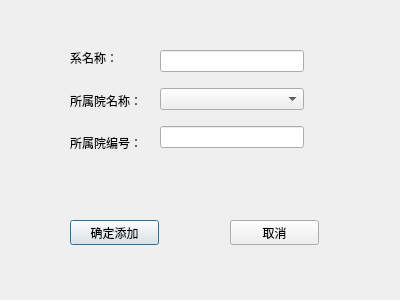
<?xml version="1.0" encoding="UTF-8"?>
<ui version="4.0">
 <class>AddFacultyDialog</class>
 <widget class="QDialog" name="AddFacultyDialog">
  <property name="geometry">
   <rect>
    <x>0</x>
    <y>0</y>
    <width>400</width>
    <height>300</height>
   </rect>
  </property>
  <property name="windowTitle">
   <string>添加系</string>
  </property>
  <widget class="QPushButton" name="BtnComfirmAdd">
   <property name="geometry">
    <rect>
     <x>70</x>
     <y>220</y>
     <width>89</width>
     <height>25</height>
    </rect>
   </property>
   <property name="text">
    <string>确定添加</string>
   </property>
  </widget>
  <widget class="QPushButton" name="BtnCancel">
   <property name="geometry">
    <rect>
     <x>230</x>
     <y>220</y>
     <width>89</width>
     <height>25</height>
    </rect>
   </property>
   <property name="text">
    <string>取消</string>
   </property>
  </widget>
  <widget class="QWidget" name="">
   <property name="geometry">
    <rect>
     <x>70</x>
     <y>40</y>
     <width>92</width>
     <height>121</height>
    </rect>
   </property>
   <layout class="QVBoxLayout" name="verticalLayout">
    <item>
     <widget class="QLabel" name="label">
      <property name="text">
       <string>系名称：</string>
      </property>
     </widget>
    </item>
    <item>
     <widget class="QLabel" name="label_2">
      <property name="text">
       <string>所属院名称：</string>
      </property>
     </widget>
    </item>
    <item>
     <widget class="QLabel" name="label_3">
      <property name="text">
       <string>所属院编号：</string>
      </property>
     </widget>
    </item>
   </layout>
  </widget>
  <widget class="QWidget" name="">
   <property name="geometry">
    <rect>
     <x>160</x>
     <y>40</y>
     <width>144</width>
     <height>121</height>
    </rect>
   </property>
   <layout class="QVBoxLayout" name="verticalLayout_2">
    <item>
     <widget class="QLineEdit" name="EdtFacultyName"/>
    </item>
    <item>
     <widget class="QComboBox" name="CbxCollegeName"/>
    </item>
    <item>
     <widget class="QLineEdit" name="EdtCollegeId">
      <property name="readOnly">
       <bool>true</bool>
      </property>
     </widget>
    </item>
   </layout>
  </widget>
 </widget>
 <resources/>
 <connections/>
</ui>
